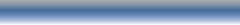
<?xml version="1.0" encoding="UTF-8"?>
<ui version="4.0">
 <class>TopForm</class>
 <widget class="QWidget" name="TopForm">
  <property name="geometry">
   <rect>
    <x>0</x>
    <y>0</y>
    <width>240</width>
    <height>25</height>
   </rect>
  </property>
  <property name="sizePolicy">
   <sizepolicy hsizetype="Maximum" vsizetype="Maximum">
    <horstretch>0</horstretch>
    <verstretch>0</verstretch>
   </sizepolicy>
  </property>
  <property name="windowTitle">
   <string>Form</string>
  </property>
  <property name="styleSheet">
   <string notr="true">background-color: qlineargradient(x1:0, y1:0, x2:0, y2:1,  stop:0 rgb(175, 175, 175, 255), stop:0.4 rgb(51,91,151, 180), stop:0.5 rgb(51,91,151, 150), stop:1 rgb(0,50,125, 0));
color: white;</string>
  </property>
  <widget class="QLabel" name="lb_gprs">
   <property name="geometry">
    <rect>
     <x>8</x>
     <y>2</y>
     <width>21</width>
     <height>16</height>
    </rect>
   </property>
   <property name="sizePolicy">
    <sizepolicy hsizetype="Maximum" vsizetype="Maximum">
     <horstretch>0</horstretch>
     <verstretch>0</verstretch>
    </sizepolicy>
   </property>
   <property name="styleSheet">
    <string notr="true">background-color: rgba(255, 255, 255, 0);</string>
   </property>
   <property name="text">
    <string/>
   </property>
  </widget>
  <widget class="QLabel" name="lb_signal">
   <property name="geometry">
    <rect>
     <x>29</x>
     <y>2</y>
     <width>21</width>
     <height>16</height>
    </rect>
   </property>
   <property name="styleSheet">
    <string notr="true">background-color: rgba(255, 255, 255, 0);</string>
   </property>
   <property name="text">
    <string/>
   </property>
  </widget>
  <widget class="QLabel" name="lb_modem">
   <property name="geometry">
    <rect>
     <x>50</x>
     <y>2</y>
     <width>21</width>
     <height>16</height>
    </rect>
   </property>
   <property name="styleSheet">
    <string notr="true">background-color: rgba(255, 255, 255, 0);</string>
   </property>
   <property name="text">
    <string/>
   </property>
  </widget>
  <widget class="QLabel" name="lb_camera">
   <property name="geometry">
    <rect>
     <x>71</x>
     <y>2</y>
     <width>21</width>
     <height>16</height>
    </rect>
   </property>
   <property name="styleSheet">
    <string notr="true">background-color: rgba(255, 255, 255, 0);</string>
   </property>
   <property name="text">
    <string/>
   </property>
  </widget>
  <widget class="QLabel" name="lb_usb">
   <property name="geometry">
    <rect>
     <x>92</x>
     <y>2</y>
     <width>21</width>
     <height>16</height>
    </rect>
   </property>
   <property name="styleSheet">
    <string notr="true">background-color: rgba(255, 255, 255, 0);</string>
   </property>
   <property name="text">
    <string/>
   </property>
  </widget>
  <widget class="QLabel" name="lb_sd">
   <property name="geometry">
    <rect>
     <x>113</x>
     <y>2</y>
     <width>21</width>
     <height>16</height>
    </rect>
   </property>
   <property name="styleSheet">
    <string notr="true">background-color: rgba(255, 255, 255, 0);</string>
   </property>
   <property name="text">
    <string/>
   </property>
  </widget>
  <widget class="QLabel" name="lb_connect">
   <property name="geometry">
    <rect>
     <x>134</x>
     <y>2</y>
     <width>21</width>
     <height>16</height>
    </rect>
   </property>
   <property name="styleSheet">
    <string notr="true">background-color: rgba(255, 255, 255, 0);</string>
   </property>
   <property name="text">
    <string/>
   </property>
  </widget>
  <widget class="QLabel" name="lb_power">
   <property name="geometry">
    <rect>
     <x>155</x>
     <y>2</y>
     <width>39</width>
     <height>16</height>
    </rect>
   </property>
   <property name="styleSheet">
    <string notr="true">background-color: rgba(255, 255, 255, 0);</string>
   </property>
   <property name="text">
    <string/>
   </property>
  </widget>
  <widget class="QLabel" name="lb_time">
   <property name="geometry">
    <rect>
     <x>194</x>
     <y>2</y>
     <width>38</width>
     <height>16</height>
    </rect>
   </property>
   <property name="styleSheet">
    <string notr="true">background-color: rgba(255, 255, 255, 0);</string>
   </property>
   <property name="text">
    <string/>
   </property>
  </widget>
 </widget>
 <resources/>
 <connections/>
</ui>
